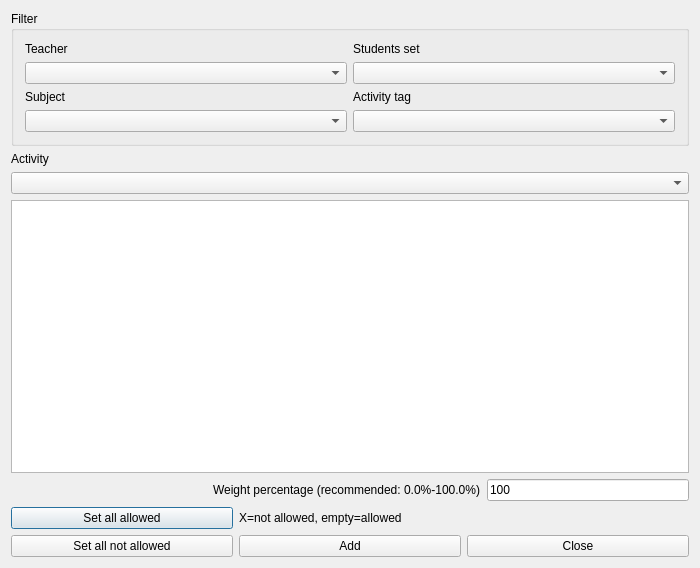
<?xml version="1.0" encoding="UTF-8"?>
<ui version="4.0">
 <class>AddConstraintActivityPreferredTimeSlotsForm_template</class>
 <widget class="QDialog" name="AddConstraintActivityPreferredTimeSlotsForm_template">
  <property name="geometry">
   <rect>
    <x>0</x>
    <y>0</y>
    <width>700</width>
    <height>568</height>
   </rect>
  </property>
  <property name="windowTitle">
   <string extracomment="This is the title of the dialog to add a new constraint of this type">Add activity preferred time slots</string>
  </property>
  <layout class="QGridLayout" name="gridLayout_2">
   <item row="0" column="0">
    <widget class="QGroupBox" name="filterGroupBox">
     <property name="title">
      <string>Filter</string>
     </property>
     <layout class="QGridLayout" name="gridLayout">
      <item row="0" column="0">
       <widget class="QLabel" name="teachersTextLabel">
        <property name="text">
         <string>Teacher</string>
        </property>
        <property name="wordWrap">
         <bool>false</bool>
        </property>
       </widget>
      </item>
      <item row="0" column="1">
       <widget class="QLabel" name="studentsTextLabel">
        <property name="text">
         <string>Students set</string>
        </property>
        <property name="wordWrap">
         <bool>false</bool>
        </property>
       </widget>
      </item>
      <item row="1" column="0">
       <widget class="QComboBox" name="teachersComboBox"/>
      </item>
      <item row="1" column="1">
       <widget class="QComboBox" name="studentsComboBox"/>
      </item>
      <item row="2" column="0">
       <widget class="QLabel" name="subjectsTextLabel">
        <property name="text">
         <string>Subject</string>
        </property>
        <property name="wordWrap">
         <bool>false</bool>
        </property>
       </widget>
      </item>
      <item row="2" column="1">
       <widget class="QLabel" name="activityTagsTextLabel">
        <property name="text">
         <string>Activity tag</string>
        </property>
        <property name="wordWrap">
         <bool>false</bool>
        </property>
       </widget>
      </item>
      <item row="3" column="0">
       <widget class="QComboBox" name="subjectsComboBox"/>
      </item>
      <item row="3" column="1">
       <widget class="QComboBox" name="activityTagsComboBox"/>
      </item>
     </layout>
    </widget>
   </item>
   <item row="1" column="0">
    <layout class="QVBoxLayout" name="activitiesBoxLayout">
     <item>
      <widget class="QLabel" name="activitiesTextLabel">
       <property name="text">
        <string>Activity</string>
       </property>
       <property name="wordWrap">
        <bool>false</bool>
       </property>
      </widget>
     </item>
     <item>
      <widget class="QComboBox" name="activitiesComboBox"/>
     </item>
    </layout>
   </item>
   <item row="2" column="0">
    <widget class="QTableWidget" name="preferredTimesTable"/>
   </item>
   <item row="3" column="0">
    <layout class="QHBoxLayout" name="weightBoxLayout">
     <item>
      <spacer name="spacer3">
       <property name="orientation">
        <enum>Qt::Horizontal</enum>
       </property>
       <property name="sizeType">
        <enum>QSizePolicy::Expanding</enum>
       </property>
       <property name="sizeHint" stdset="0">
        <size>
         <width>40</width>
         <height>20</height>
        </size>
       </property>
      </spacer>
     </item>
     <item>
      <widget class="QLabel" name="weightTextLabel">
       <property name="frameShape">
        <enum>QFrame::NoFrame</enum>
       </property>
       <property name="frameShadow">
        <enum>QFrame::Plain</enum>
       </property>
       <property name="text">
        <string>Weight percentage (recommended: 0.0%-100.0%)</string>
       </property>
       <property name="wordWrap">
        <bool>false</bool>
       </property>
      </widget>
     </item>
     <item>
      <widget class="QLineEdit" name="weightLineEdit">
       <property name="text">
        <string notr="true">100</string>
       </property>
      </widget>
     </item>
    </layout>
   </item>
   <item row="4" column="0">
    <layout class="QGridLayout" name="buttonsGridLayout">
     <item row="0" column="0">
      <widget class="QPushButton" name="setAllAllowedPushButton">
       <property name="text">
        <string>Set all allowed</string>
       </property>
      </widget>
     </item>
     <item row="0" column="1" colspan="2">
      <widget class="QLabel" name="label">
       <property name="text">
        <string extracomment="This is an explanation in a dialog for a constraint. It says that symbol X means that this slot is not allowed, and an empty cell means that the slot is allowed">X=not allowed, empty=allowed</string>
       </property>
      </widget>
     </item>
     <item row="1" column="0">
      <widget class="QPushButton" name="setAllNotAllowedPushButton">
       <property name="text">
        <string>Set all not allowed</string>
       </property>
      </widget>
     </item>
     <item row="1" column="1">
      <widget class="QPushButton" name="addConstraintPushButton">
       <property name="text">
        <string>Add</string>
       </property>
      </widget>
     </item>
     <item row="1" column="2">
      <widget class="QPushButton" name="closePushButton">
       <property name="text">
        <string>Close</string>
       </property>
      </widget>
     </item>
    </layout>
   </item>
  </layout>
 </widget>
 <layoutdefault spacing="6" margin="11"/>
 <resources/>
 <connections/>
</ui>
